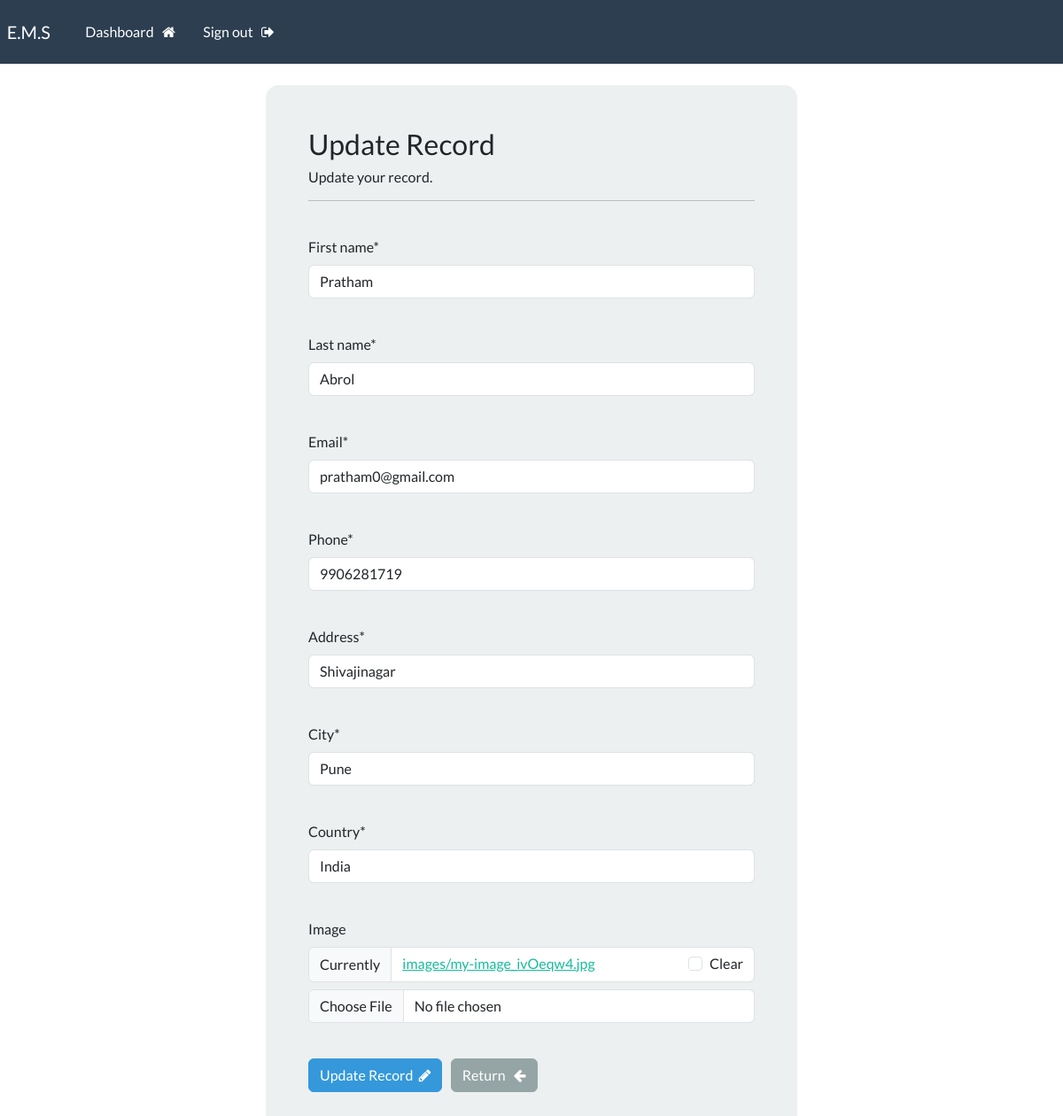
The page /update-record/8 (signed in) on the database its author committed.
### app/models.py (models this page shows, shortened)
class Record(models.Model):
    creation_date = models.DateTimeField(auto_now_add=True)
    first_name = models.CharField(max_length=100)
    last_name = models.CharField(max_length=100)
    email = models.CharField(max_length=255)
    phone = models.CharField(max_length=20)
    address = models.CharField(max_length=300)
    city = models.CharField(max_length=255)
    country = models.CharField(max_length=120)
    image = models.ImageField(upload_to='images/', blank=True, null=True)

### app/views.py (the view)
# urls.py: path('update-record/<int:pk>',views.update_record,name="update-record"),
@login_required(login_url='my-login')
def update_record(request,pk):
    record = Record.objects.get(id=pk)
    form = UpdateRecordForm(instance=record)
    if request.method =="POST":
        form = UpdateRecordForm(request.POST, request.FILES,instance=record)
        if form.is_valid():
            form.save()
            messages.success(request,"Record updated successfully!")
            return redirect('dashboard')
    context = {'form': form}
    return render(request,'app/update-record.html',context=context)

### app/forms.py
class UpdateRecordForm(forms.ModelForm):
    class Meta:
        model = Record
        fields=['first_name','last_name','email','phone','address','city','country','image']

### app/templates/app/update-record.html (shortened to what this page needs)
{% extends 'app/base.html' %}
{% load crispy_forms_tags %}
{% block content %}
<div class="container bg-light shadow-md p-5 form-layout">
    <h3>Update Record</h3>
    <h6>Update your record.</h6>
    <hr />
    <br />
    <form method="POST" autocomplete="off" enctype="multipart/form-data" >
      {{form.first_name|as_crispy_field}}
      <br>
          {{form.last_name|as_crispy_field}}
      <br>
          {{form.email|as_crispy_field}}
      <br>
          {{form.phone|as_crispy_field}}
      <br>
          {{form.address|as_crispy_field}}
      <br>
          {{form.city|as_crispy_field}}
      <br>
          {{form.country|as_crispy_field}}
      <br>
          {{form.image|as_crispy_field}}
      <br />
      <button type="submit" class="btn btn-primary btn-info ">
        Update Record
        &nbsp;<i class="fa fa-pencil" aria-hidden="true"></i>
      </button>
      <a href="{% url 'dashboard' %}" class="btn btn-secondary">
        Return &nbsp; <i class="fa fa-arrow-left" aria-hidden="true"></i>
      </a>
    </form>
</div>
{% endblock content %}

### static/css/styles.css (style rules this page uses)
.form-layout { border-radius: 15px; width: 600px; }

### rows shown on the page
Record: first_name "Pratham", last_name "Abrol", email "pratham0@gmail.com", phone "9906281719", address "Shivajinagar", city "Pune", country "India"
